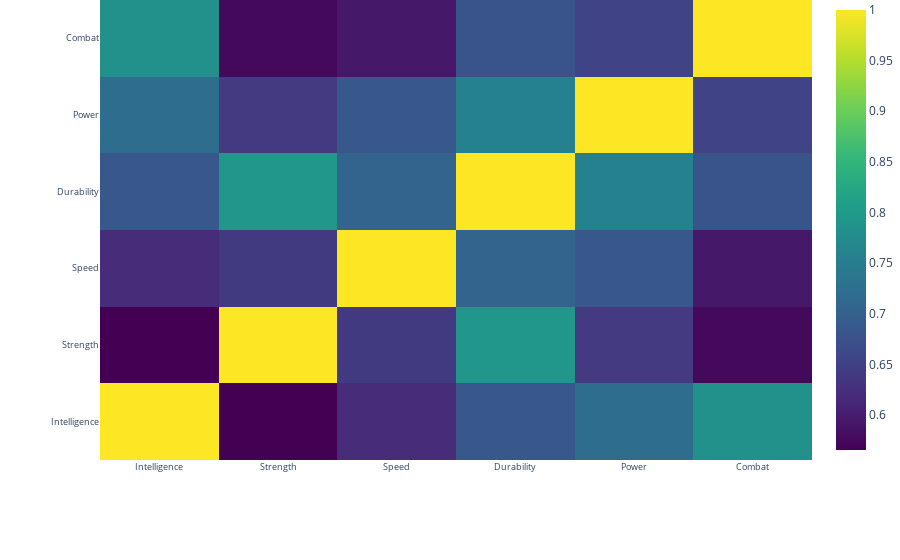

Source (notebook cell):
### Code cell
correlation = data_x.corr()
matrix_cols = correlation.columns.tolist()

corr_array  = np.array(correlation)
trace = go.Heatmap(z = corr_array,
                    x = matrix_cols,
                    y = matrix_cols,
                    colorscale='Viridis',
                    colorbar   = dict() ,
                    )
layout = go.Layout(dict(title = 'Correlation Matrix for variables',
                        #autosize = False,
                        #height  = 1400,
                        #width   = 1600,
                        margin  = dict(r = 0 ,l = 100,
                                        t = 0,b = 100,
                                        ),
                        yaxis   = dict(tickfont = dict(size = 9)),
                        xaxis   = dict(tickfont = dict(size = 9)),
                        )
                    )
fig = go.Figure(data = [trace],layout = layout)
py.iplot(fig)

### Figure 1 — Plotly figure (JSON) as saved in the notebook; plotly's stock layout.template omitted (floating-point values rounded to 4 significant figures)
{"data": [{"colorscale": [[0, "#440154"], [0.1111, "#482878"], [0.2222, "#3e4989"], [0.3333, "#31688e"], [0.4444, "#26828e"], [0.5556, "#1f9e89"], [0.6667, "#35b779"], [0.7778, "#6ece58"], [0.8889, "#b5de2b"], [1, "#fde725"]], "type": "heatmap", "x": ["Intelligence", "Strength", "Speed", "Durability", "Power", "Combat"], "y": ["Intelligence", "Strength", "Speed", "Durability", "Power", "Combat"], "z": [[1, 0.5655, 0.6198, 0.6839, 0.7205, 0.7837], [0.5655, 1, 0.6407, 0.7936, 0.6398, 0.575], [0.6198, 0.6407, 1, 0.7043, 0.6835, 0.5946], [0.6839, 0.7936, 0.7043, 1, 0.7568, 0.6796], [0.7205, 0.6398, 0.6835, 0.7568, 1, 0.6535], [0.7837, 0.575, 0.5946, 0.6796, 0.6535, 1]]}], "layout": {"margin": {"b": 100, "l": 100, "r": 0, "t": 0}, "title": {"text": "Correlation Matrix for variables"}, "xaxis": {"tickfont": {"size": 9}}, "yaxis": {"tickfont": {"size": 9}}}}
